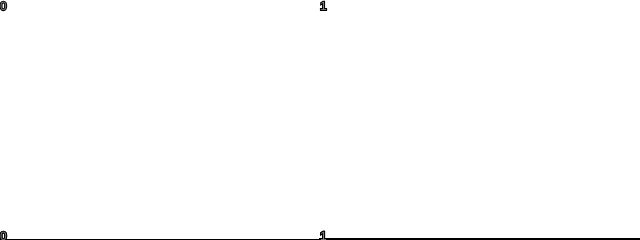
Frame 1 (no input)
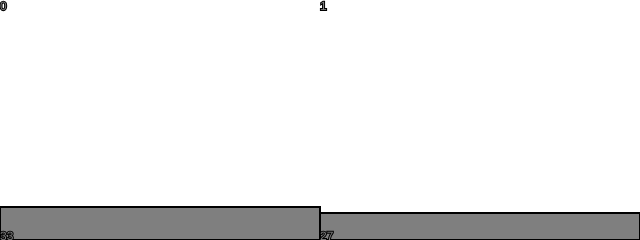
Frame 60 (no input)
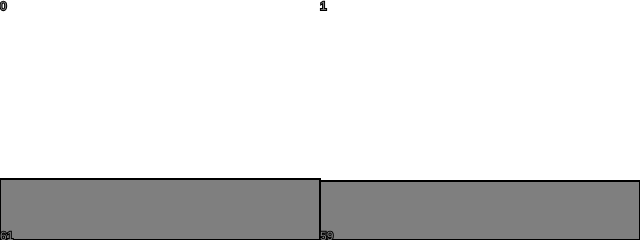
Frame 120 (the mouse pressed at the canvas centre since frame 60)

The p5.js sketch that drew these frames (run headless with seeded random() and noise() and a simulated clock; from frame 60 on, the mouse is pressed at the canvas centre):

// p5.js sketch
// ── sketch.js
// The Nature of Code
// Daniel Shiffman
// http://natureofcode.com

// An array to keep track of how often random numbers are picked

let randomCounts = [];
let total = 2;


function setup() {
  createCanvas(640, 240);
  for (let i = 0; i < total; i++) {
    
    randomCounts[i] = 0;
  }
}

function draw() {
  background(255);
  const index = floor(random(total));
  randomCounts[index]++;

  // Draw a rectangle to graph results
  stroke(0);
  strokeWeight(2);
  fill(127);
  const w = width / randomCounts.length;
  
  for(let i=0;i<randomCounts.length;i++){
    text(i,i*w,height)
  }

  for (let x = 0; x < randomCounts.length; x++) {
    rect(x * w, height - randomCounts[x], w , randomCounts[x]);
    text(randomCounts[x],x*w,height)
  }
  
  
  for(let i=0;i<randomCounts.length;i++){
    text(i,i*w,0+10)
  }

}
